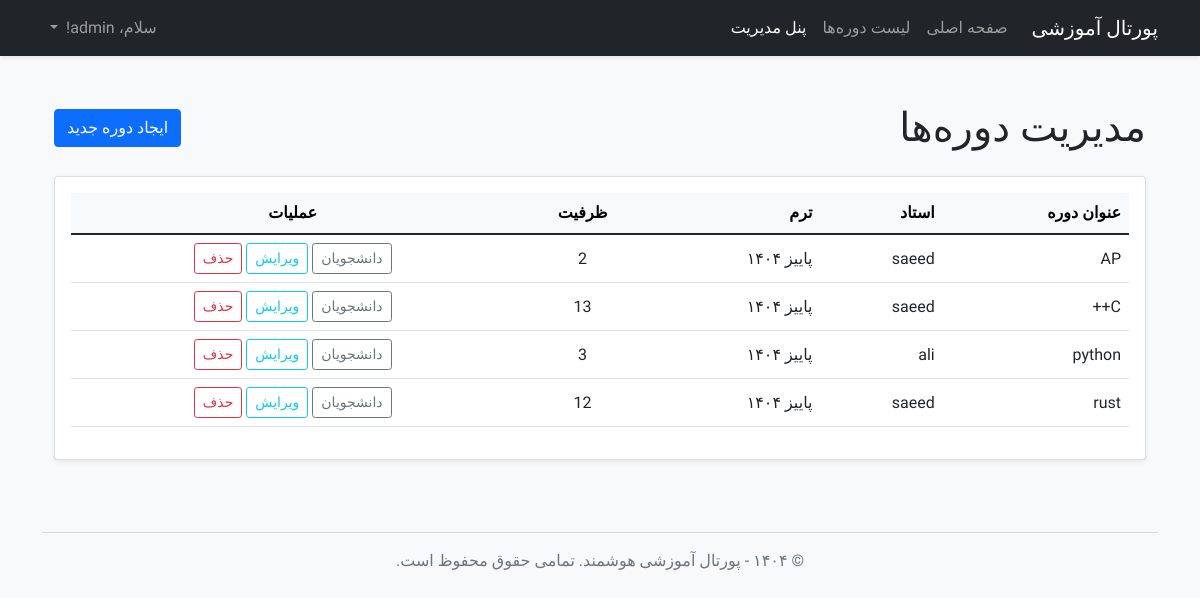
The app's page /manage/courses (signed in) with its own data.
### app/models.py (models this page shows, shortened)
class User(UserMixin, db.Model):
    id = db.Column(db.Integer, primary_key=True)
    username = db.Column(db.String(64), index=True, unique=True, nullable=False)
    email = db.Column(db.String(120), index=True, unique=True, nullable=False)
    password_hash = db.Column(db.String(128))
    role = db.Column(db.String(20), nullable=False, default='student')
    enrollments = db.relationship('Enrollment', backref='student', lazy='dynamic', foreign_keys='Enrollment.user_id')
    taught_courses = db.relationship('Course', backref='instructor', lazy='dynamic',
                                     foreign_keys='Course.instructor_id')

class Course(db.Model):
    id = db.Column(db.Integer, primary_key=True)
    title = db.Column(db.String(140), nullable=False)
    description = db.Column(db.Text)
    credits = db.Column(db.Integer, nullable=False, default=3)
    day_of_week = db.Column(db.String(20), nullable=False)
    start_time = db.Column(db.Time, nullable=False)
    end_time = db.Column(db.Time, nullable=False)
    capacity = db.Column(db.Integer, default=20)
    instructor_id = db.Column(db.Integer, db.ForeignKey('user.id'))
    term_id = db.Column(db.Integer, db.ForeignKey('term.id'), nullable=False)
    enrollments = db.relationship('Enrollment', backref='course', lazy='dynamic', foreign_keys='Enrollment.course_id')
    prereqs = db.relationship(
        'Course', secondary=prerequisites,
        primaryjoin=(prerequisites.c.course_id == id),
        secondaryjoin=(prerequisites.c.prerequisite_id == id),
        backref=db.backref('is_prereq_for', lazy='dynamic'),
        lazy='dynamic'
    )

class Term(db.Model):
    id = db.Column(db.Integer, primary_key=True)
    name = db.Column(db.String(140), nullable=False, unique=True)
    is_active = db.Column(db.Boolean, default=False, nullable=False)
    courses = db.relationship('Course', backref='term', lazy='dynamic')

### app/routes.py (the view)
@app.route('/manage/courses')
@login_required
def manage_courses():
    if current_user.role not in ['admin', 'instructor']:
        abort(403)
    if current_user.role == 'admin':
        courses = Course.query.order_by(Course.term_id.desc(), Course.title).all()
    else: # Instructor
        courses = Course.query.filter_by(instructor_id=current_user.id).order_by(Course.term_id.desc(), Course.title).all()
    return render_template('manage_courses.html', title='مدیریت دوره‌ها', courses=courses)

### app/models.py (called while the page is built)
@login.user_loader
def load_user(id):
    return User.query.get(int(id))

### app/templates/manage_courses.html
{% extends "base.html" %}
{% block content %}
<div class="container py-4">
    <div class="d-flex justify-content-between align-items-center mb-4">
        <h1 class="mb-0">مدیریت دوره‌ها</h1>
        {% if current_user.role == 'admin' %}
            <a href="{{ url_for('create_course') }}" class="btn btn-primary">ایجاد دوره جدید</a>
        {% endif %}
    </div>
    <div class="card shadow-sm">
        <div class="card-body">
            <div class="table-responsive">
                <table class="table table-hover align-middle">
                    <thead class="table-light">
                        <tr>
                            <th>عنوان دوره</th>
                            <th>استاد</th>
                            <th>ترم</th>
                            <th class="text-center">ظرفیت</th>
                            <th class="text-center">عملیات</th>
                        </tr>
                    </thead>
                    <tbody>
                        {% for course in courses %}
                        <tr>
                            <td>{{ course.title }}</td>
                            <td>{{ course.instructor.username }}</td>
                            <td>{{ course.term.name }}</td>
                            <td class="text-center">{{ course.capacity }}</td>
                            <td class="text-center">
                                <a href="{{ url_for('course_roster', course_id=course.id) }}" class="btn btn-sm btn-outline-secondary">دانشجویان</a>
                                {% if current_user.role == 'admin' %}
                                    <a href="{{ url_for('edit_course', course_id=course.id) }}" class="btn btn-sm btn-outline-info">ویرایش</a>
                                    <form action="{{ url_for('delete_course', course_id=course.id) }}" method="POST" class="d-inline">
                                        <button type="submit" class="btn btn-sm btn-outline-danger" onclick="return confirm('آیا از حذف این دوره و تمام ثبت‌نامی‌های آن مطمئن هستید؟')">حذف</button>
                                    </form>
                                {% endif %}
                            </td>
                        </tr>
                        {% endfor %}
                    </tbody>
                </table>
            </div>
        </div>
    </div>
</div>
{% endblock %}

### app/templates/base.html (shortened to what this page needs)
<!doctype html>
<html lang="fa" dir="rtl">
<head>
    <link href="https://cdn.jsdelivr.net/npm/bootstrap@5.1.3/dist/css/bootstrap.rtl.min.css" rel="stylesheet">
    <link rel="stylesheet" href="{{ url_for('static', filename='css/style.css') }}">
</head>
<body class="bg-light">
    <nav class="navbar navbar-expand-lg navbar-dark bg-dark shadow-sm">
        <div class="container">
            <a class="navbar-brand" href="{{ url_for('home') }}">پورتال آموزشی</a>
            <div class="collapse navbar-collapse" id="navbarNav">
                <ul class="navbar-nav me-auto mb-2 mb-lg-0">
                    <li class="nav-item">
                        <a class="nav-link" href="{{ url_for('home') }}">صفحه اصلی</a>
                    </li>
                    <li class="nav-item">
                        <a class="nav-link" href="{{ url_for('courses') }}">لیست دوره‌ها</a>
                    </li>
                    {% if current_user.is_authenticated %}
                        <li class="nav-item">
                            <a class="nav-link active" href="{{ url_for('my_dashboard') }}">
                                {% if current_user.role == 'student' %}
                                    داشبورد من
                                {% else %}
                                    پنل مدیریت
                                {% endif %}
                            </a>
                        </li>
                    {% endif %}
                </ul>
                <ul class="navbar-nav ms-auto">
                    {% if current_user.is_anonymous %}
                    <li class="nav-item">
                        <a class="nav-link" href="{{ url_for('login') }}">ورود</a>
                    </li>
                    {% else %}
                    <li class="nav-item dropdown">
                        <a class="nav-link dropdown-toggle" href="#" id="navbarDropdown" role="button" data-bs-toggle="dropdown">
                            سلام، {{ current_user.username }}!
                        </a>
                    </li>
                    {% endif %}
                </ul>
            </div>
        </div>
    </nav>
    <main class="container mt-4">
        {% block content %}{% endblock %}
    </main>
    <footer class="container text-center mt-5 mb-3 text-muted">
        <hr>
        <p>&copy; ۱۴۰۴ - پورتال آموزشی هوشمند. تمامی حقوق محفوظ است.</p>
    </footer>
</body>
</html>

### app/static/css/style.css (style rules this page uses)
body { font-family: 'Vazirmatn', sans-serif; font-weight: 400; }

### records on screen
User: username "admin"
Course: title "AP", instructor.username "saeed", term.name "پاییز ۱۴۰۴", capacity "2"
Course: title "C++", instructor.username "saeed", term.name "پاییز ۱۴۰۴", capacity "13"
Course: title "python", instructor.username "ali", term.name "پاییز ۱۴۰۴", capacity "3"
Course: title "rust", instructor.username "saeed", term.name "پاییز ۱۴۰۴", capacity "12"
